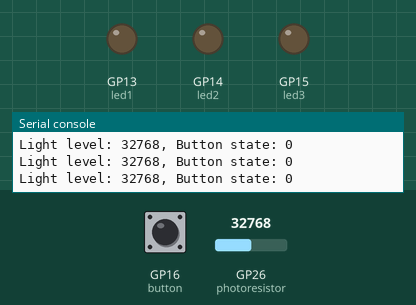
Simulated run of this program. Board: Raspberry Pi Pico running MicroPython. Parts: output pins drawn as LEDs (lit = HIGH), the last lines printed to the serial console. The test bench sets the inputs (shaded band); at power-on: GP26 (photoresistor) = 32768, GP16 (button) LOW (analog values on the 0–65535 scale).

Above: at 1.2 s.
1.3 s: GP26 (photoresistor) set to 21040
2.8 s: GP26 (photoresistor) set to 18960
At 3.7 s:
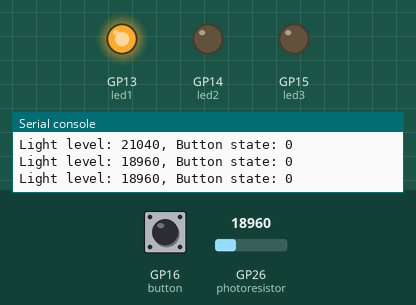
4.5 s: GP16 (button) pulled HIGH for 0.6 s
At 4.8 s:
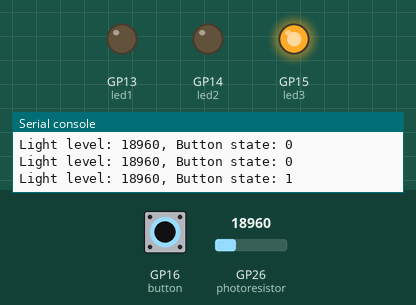
7.0 s: GP16 (button) pulled HIGH for 3.2 s
At 10.9 s:
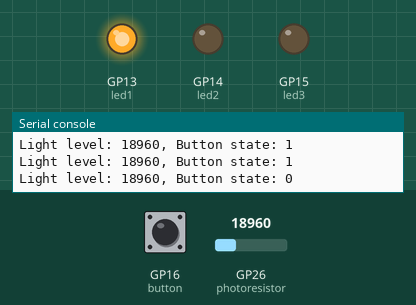
12.0 s: GP26 (photoresistor) set to 20655
At 13.2 s:
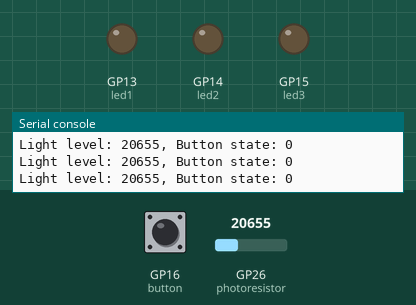
13.5 s: GP16 (button) pulled HIGH for 1 s
At 14.3 s:
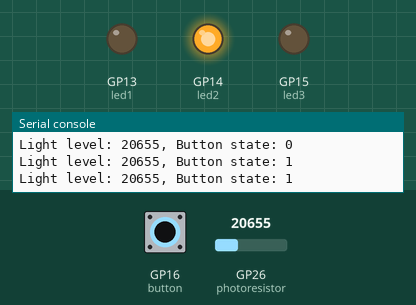
Timing chart, 0 to 16.5 s (numbered marks = the images above; inputs shaded):
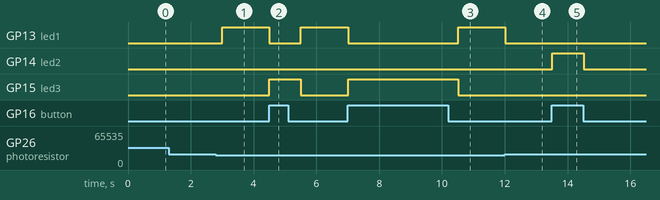

Measured:
- the behaviour switches between 20000 and 19984 on GP26 (photoresistor) (found by bisection; images 0 and 1)
- after the input at 2.8 s, GP13 (led1): LOW → HIGH after 0.20 s
- after the input at 4.5 s, GP13 (led1): HIGH → LOW at once, → HIGH 1.0 s later; GP15 (led3): LOW → HIGH at once, → LOW 1.0 s later
- after the input at 7.0 s, GP13 (led1): HIGH → LOW at once, → HIGH 3.5 s later; GP15 (led3): LOW → HIGH at once, → LOW 3.5 s later
- after the input at 12.0 s, GP13 (led1): HIGH → LOW at once
- after the input at 13.5 s, GP14 (led2): LOW → HIGH at once, → LOW 1.0 s later

The program:

leds_and_sensors.py
```python
from machine import Pin, ADC
import time

# Initialize the LEDs, photoresistor, and button
led1 = Pin(13, Pin.OUT)
led2 = Pin(14, Pin.OUT)
led3 = Pin(15, Pin.OUT)
photoresistor = ADC(Pin(26))
button = Pin(16, Pin.IN, Pin.PULL_DOWN)

while True:
    # Read the value from the photoresistor
    light_level = photoresistor.read_u16()

    # Read the value from the button
    button_state = button.value()

    # Print the light level and button state (optional for debugging)
    print(f"Light level: {light_level}, Button state: {button_state}")

    # Control the LEDs based on the sensor inputs
    if light_level < 20000 and button_state == 1:
        led3.on()
        led2.off()
        led1.off()
    elif light_level < 20000 and button_state == 0:
        led3.off()
        led2.off()
        led1.on()
    elif button_state == 1:
        led3.off()
        led2.on()
        led1.off()
    else:
        led3.off()
        led2.off()
        led1.off()

    # Delay for a short period
    time.sleep(0.5)
```
